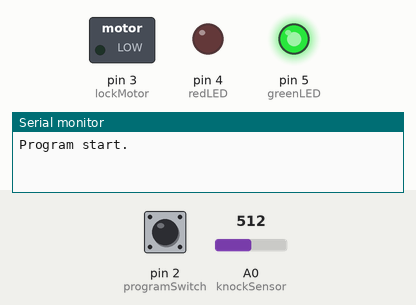
A sketch run on a simulated Arduino Uno, built with avr-gcc and run on an emulated ATmega328P. Parts: switched loads named in the sketch (green lamp = pin HIGH), output pins drawn as LEDs (lit = HIGH), the last lines printed to the serial monitor. The inputs (shaded band) are chosen by the test bench; at power-on: A0 (knockSensor) = 512, pin 2 (programSwitch) LOW.

Above: at 1.2 s.
1.3 s: A0 (knockSensor) set to 885
2.8 s: A0 (knockSensor) set to 912
At 4.0 s:
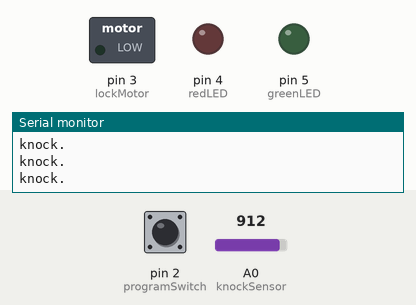
4.3 s: pin 2 (programSwitch) pulled HIGH for 3.2 s
At 6.0 s:
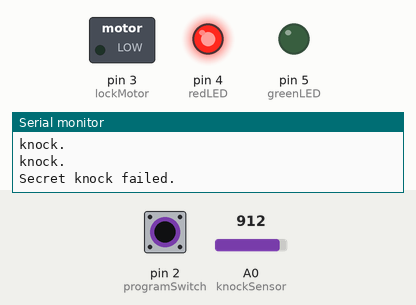
At 19.2 s:
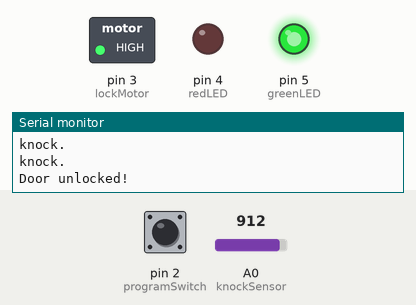
Timing chart, 0 to 25.0 s (numbered marks = the images above; inputs shaded):
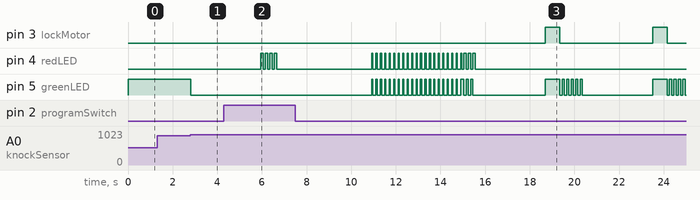

The sketch:

door_lock.ino
```cpp
// Definicje pinów
// Piezo sensor
const int knockSensor = 0;
// Przycisk programowania
const int programSwitch = 2;
// Silnik otwierania zamka
const int lockMotor = 3;
const int redLED = 4; // LED
const int greenLED = 5; // LED
// Stałe sterowania detektorem
const int threshold = 900;
const int rejectValue = 25;
const int averageRejectValue = 15;
const int knockFadeTime = 150;
const int lockTurnTime = 650;
const int maximumKnocks = 20;
const int knockComplete = 1200;
// Zmienne
int secretCode[maximumKnocks] = {
100, 100, 100, 0, 0, 0, 0, 0, 0, 0, 0, 0, 0, 0, 0, 0, 0, 0, 0, 0};
// Gdy ktoś puka ta macierz wypełnia się mierzonymi opóźnieniami
int knockReadings[maximumKnocks];
// Ostatni pomiar sensora uderzenia
int knockSensorValue = 0;
// Flaga do zapamiętywania naciśnięcia przycisku programowania
int programButtonPressed = false;
void setup() {
 pinMode(lockMotor, OUTPUT);
 pinMode(redLED, OUTPUT);
 pinMode(greenLED, OUTPUT);
 pinMode(programSwitch, INPUT);
 Serial.begin(9600);
 Serial.println("Program start.");
 // Zapalenie zielonej diody LED
 digitalWrite(greenLED, HIGH);
}
void loop() {
 // Nasłuchiwanie pikania
 knockSensorValue = analogRead(knockSensor);
 // Naciśnięcie przycisku programowania
 if (digitalRead(programSwitch)==HIGH){
 // Jeśli tak, to zapisujemy stan programu
 programButtonPressed = true;
 // i zapalamy czerwoną diodę, aby to zasygnalizować
 digitalWrite(redLED, HIGH);
 } else {
 programButtonPressed = false;
 digitalWrite(redLED, LOW);
 }
 // Wykryto pukanie
 if (knockSensorValue >=threshold){
 // Dekodowanie pukania
 listenToSecretKnock();
 }
}
// Zapisuje czas uderzeń
void listenToSecretKnock(){
 Serial.println("knock starting");
 int i = 0;
 // resetuje wartości w macierzy
 for (i=0;i<maximumKnocks;i++){
 knockReadings[i]=0;
 }
 // Licznik
 int currentKnockNumber=0;
 // Start pomiaru czasu
 int startTime=millis();
 int now=millis();
 digitalWrite(greenLED, LOW);
 if (programButtonPressed==true){
 digitalWrite(redLED, LOW);
 }
 // Czekamy po uderzeniu pewien czas
 delay(knockFadeTime);
 digitalWrite(greenLED, HIGH);
 if (programButtonPressed==true){
 digitalWrite(redLED, HIGH);
 }
 do {
 // Czekamy na kolejne uderzenie lub timeout
 knockSensorValue = analogRead(knockSensor);
 // Jeśli wystapiło kolejne uderzenie
 if (knockSensorValue >=threshold){
 Serial.println("knock.");
// zapisuujemy czas,
now=millis();
knockReadings[currentKnockNumber] = now-startTime;
// zwiększamy licznik
currentKnockNumber ++;
// i resetujemy pomiar czasu
startTime=now;
digitalWrite(greenLED, LOW);
if (programButtonPressed==true){
digitalWrite(redLED, LOW);
}
// Czekamy po uderzeniu pewien czas
delay(knockFadeTime);
digitalWrite(greenLED, HIGH);
if (programButtonPressed==true){
digitalWrite(redLED, HIGH);
}
 }
 now=millis();
 // Czy nastąpił timeout lub ditarliśmy do limitu uderzeń?
 } while ((now-startTime < knockComplete)
 && (currentKnockNumber < maximumKnocks));
 // sprawdzanie poprawności sekwencji uderzeń
 if (programButtonPressed==false){

  if (validateKnock() == true){
triggerDoorUnlock();
 } else {
 Serial.println("Secret knock failed.");
digitalWrite(greenLED, LOW);
for (i=0;i<4;i++){
digitalWrite(redLED, HIGH);
delay(100);
digitalWrite(redLED, LOW);
delay(100);
}
digitalWrite(greenLED, HIGH);
 }
 } else {
 validateKnock();
 Serial.println("New lock stored.");
 digitalWrite(redLED, LOW);
 digitalWrite(greenLED, HIGH);
 for (i=0;i<3;i++){
delay(100);
digitalWrite(redLED, HIGH);
digitalWrite(greenLED, LOW);
delay(100);
digitalWrite(redLED, LOW);
digitalWrite(greenLED, HIGH);
 }
 }
}
// Otwiera drzwi silnikiem
void triggerDoorUnlock(){
 Serial.println("Door unlocked!");
 int i=0;
 // Obracanie silnikiem
 digitalWrite(lockMotor, HIGH);
 digitalWrite(greenLED, HIGH);
 // ...przez jakiś czas...
 delay (lockTurnTime);
 // po czym wyłączamy silnik
 digitalWrite(lockMotor, LOW);
 for (i=0; i < 5; i++){
digitalWrite(greenLED, LOW);
delay(100);
digitalWrite(greenLED, HIGH);
delay(100);
 }
}
// Sprawdza, czy nasza sekwencja zgadza się z zapisaną
boolean validateKnock(){
 int i=0;
 int currentKnockCount = 0;
 int secretKnockCount = 0;
 int maxKnockInterval = 0;
 for (i=0;i<maximumKnocks;i++){
 if (knockReadings[i] > 0){
currentKnockCount++;
 }
 if (secretCode[i] > 0){
secretKnockCount++;
 }
 if (knockReadings[i] > maxKnockInterval){
maxKnockInterval = knockReadings[i];
 }
 }
 if (programButtonPressed==true){
for (i=0;i<maximumKnocks;i++){
secretCode[i]= map(
knockReadings[i],0, maxKnockInterval, 0, 100);
}
digitalWrite(greenLED, LOW);
digitalWrite(redLED, LOW);
delay(1000);
digitalWrite(greenLED, HIGH);
digitalWrite(redLED, HIGH);
delay(50);
for (i = 0; i < maximumKnocks ; i++){
digitalWrite(greenLED, LOW);
digitalWrite(redLED, LOW);
if (secretCode[i] > 0){
delay(map(secretCode[i],0, 100, 0, maxKnockInterval));
digitalWrite(greenLED, HIGH);
digitalWrite(redLED, HIGH);
}
delay(50);
}
return false;
 }
 // Czy liczba uderzeń się zgadza?
 if (currentKnockCount != secretKnockCount){
 return false;
 }
 int totaltimeDifferences=0;
 int timeDiff=0;
 // Normalizacja czasu
 for (i=0;i<maximumKnocks;i++){
 knockReadings[i]= map(
knockReadings[i],0, maxKnockInterval, 0, 100);
 // Różnice czasu uderzeń
 timeDiff = abs(knockReadings[i]-secretCode[i]);
 // Pojedynczy czas zbyt odbiega od zapisanego
 if (timeDiff > rejectValue){
return false;
 }
 totaltimeDifferences += timeDiff;
 }
 if (totaltimeDifferences/secretKnockCount>averageRejectValue){
 // Średnia rozbieżność z zapisanym czasem
 return false;
 }
 return true;
}
```

Measured:
- the behaviour switches between 899 and 900 on A0 (knockSensor) (found by bisection; images 0 and 1)
- after the input at 1.3 s, every drawn part: stays the same
- after the input at 2.8 s, pin 5 (greenLED): HIGH → LOW at once
- after the input at 4.3 s, pin 3 (lockMotor): alternates HIGH for 0.65 s and LOW for 4.2 s, starting after 14.4 s
